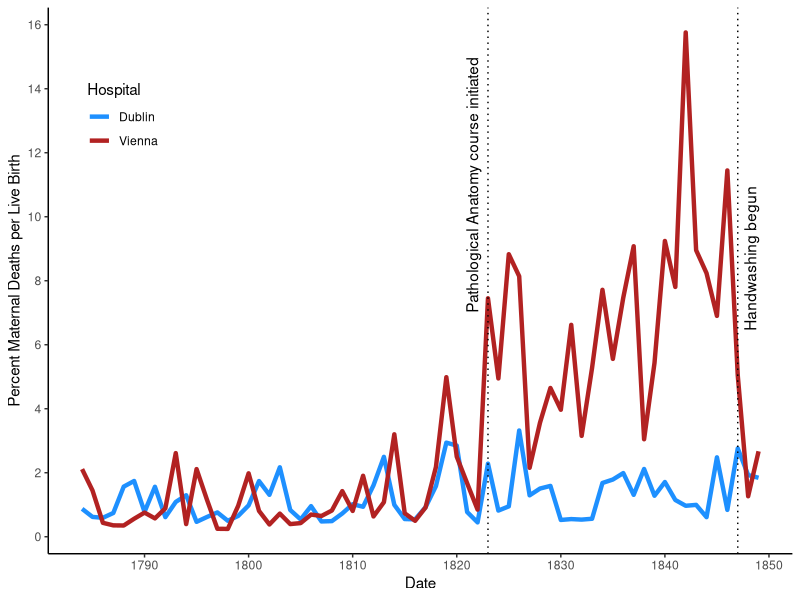

Recreate this plot in R.
library(tidyverse)

vienna <- read_csv("data/vienna_yearly.csv")
dublin <- read_csv("data/dublin_yearly.csv")

vienna$Hospital <- "Vienna"
vienna$Rate <- vienna$Deaths/vienna$Births*100

dublin$Hospital <- "Dublin"
dublin$Rate <- dublin$Deaths/dublin$Births*100

plotData <- rbind(vienna,dublin)

ggplot(plotData, aes(x=Year, y=Rate, colour=Hospital)) +
	scale_x_continuous(breaks = seq(1780, 1850, by = 10)) +
	scale_y_continuous(breaks = seq(0, 20, by = 2)) +
	geom_line(size=1.5) +
	labs(x="Date", y="Percent Maternal Deaths per Live Birth") +
	theme_classic() +
	scale_color_manual(values=c("dodgerblue", "firebrick")) +
	geom_vline(xintercept = 1823, linetype = "dotted") +
	annotate("text", x = 1821.5, y = 11, angle = 90, label = "Pathological Anatomy course initiated") +
	geom_vline(xintercept = 1847, linetype = "dotted") +
	annotate("text", x = 1848.2, y = 8.7, angle = 90, label = "Handwashing begun") +
	theme(legend.position = c(0.1, 0.8))

